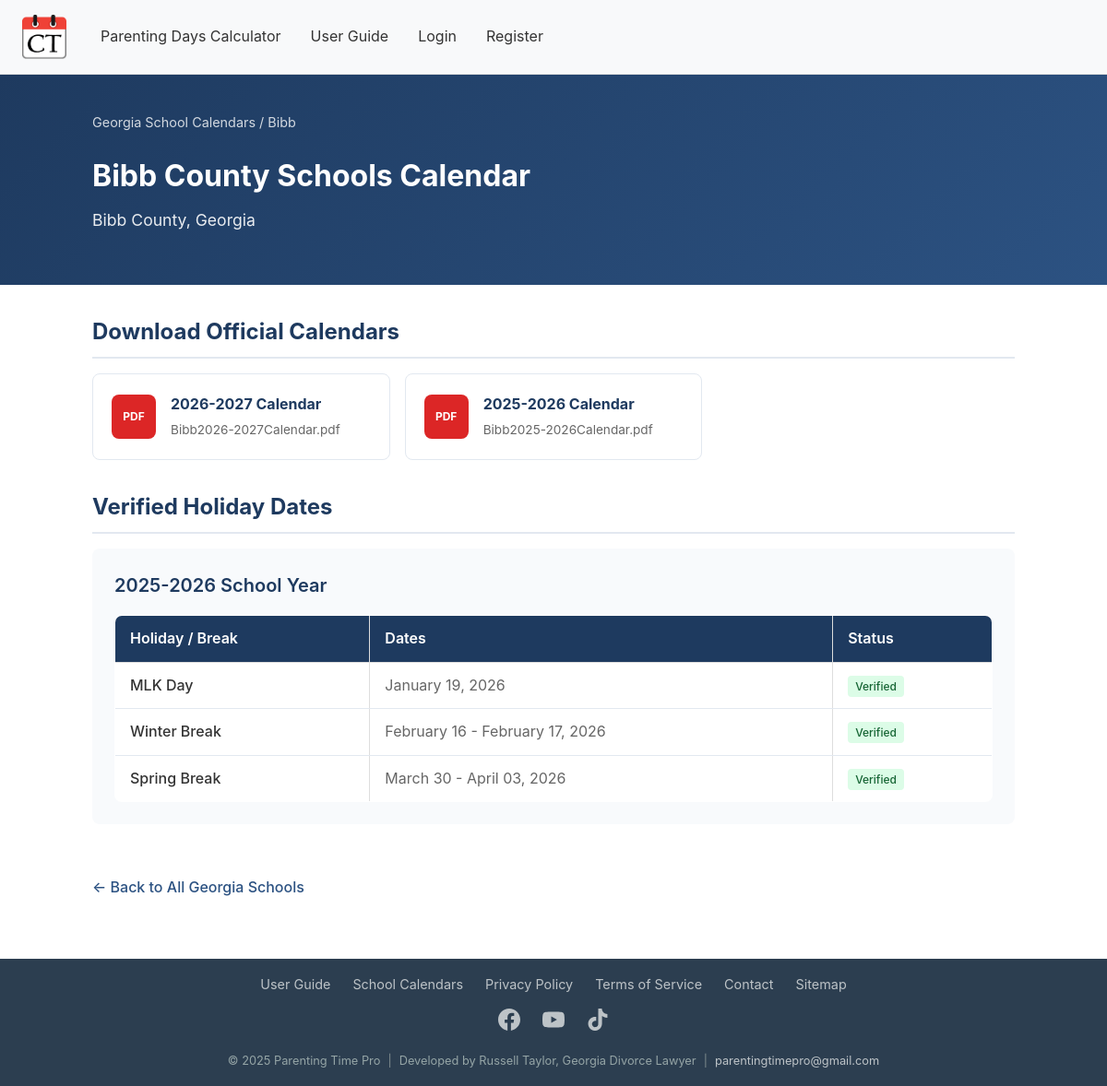
Page /georgia-school-calendars/bibb on the committed database.
### models.py (models this page shows, shortened)
class SchoolEntity(db.Model):
    __tablename__ = 'school_entity'
    id = db.Column(db.Integer, primary_key=True)
    entity_type = db.Column(db.String(20), nullable=False, default='public_district')
    district_name = db.Column(db.String(255), nullable=False)
    normalized_name = db.Column(db.String(255), nullable=False, index=True)
    county = db.Column(db.String(100), nullable=True, index=True)
    nces_id = db.Column(db.String(50), nullable=True)
    is_active = db.Column(db.Boolean, default=True)
    website = db.Column(db.String(500), nullable=True)
    official_website = db.Column(db.String(500), nullable=True)  # Main school district website
    calendar_page_url = db.Column(db.String(500), nullable=True)  # Direct link to calendar page
    slug = db.Column(db.String(100), nullable=True, unique=True, index=True)  # URL-friendly name
    created_at = db.Column(db.DateTime, default=datetime.utcnow)
    updated_at = db.Column(db.DateTime, default=datetime.utcnow, onupdate=datetime.utcnow)
    __table_args__ = (
        db.UniqueConstraint('entity_type', 'normalized_name', 'county', name='uix_entity_type_name_county'),
        db.Index('ix_entity_county_name', 'county', 'normalized_name'),
    )

class CalendarFile(db.Model):
    __tablename__ = 'calendar_file'
    id = db.Column(db.Integer, primary_key=True)
    school_entity_id = db.Column(db.Integer, db.ForeignKey('school_entity.id'), nullable=False)
    school_year = db.Column(db.String(20), nullable=False)  # "2025-2026"
    filename = db.Column(db.String(255), nullable=False)  # Original filename
    file_path = db.Column(db.String(500), nullable=False)  # Relative path in Official_Calendars
    file_type = db.Column(db.String(10), default='pdf')  # pdf, png, jpeg
    file_size = db.Column(db.Integer, nullable=True)  # Size in bytes
    created_at = db.Column(db.DateTime, default=datetime.utcnow)
    school_entity = db.relationship('SchoolEntity', backref=db.backref('calendar_files', lazy='dynamic'))
    __table_args__ = (
        db.Index('ix_file_entity_year', 'school_entity_id', 'school_year'),
    )

class VerifiedHoliday(db.Model):
    __tablename__ = 'verified_holiday'
    id = db.Column(db.Integer, primary_key=True)
    school_entity_id = db.Column(db.Integer, db.ForeignKey('school_entity.id'), nullable=False)
    school_year = db.Column(db.String(20), nullable=False)  # "2025-2026"
    name = db.Column(db.String(100), nullable=False)  # "Labor Day", "Spring Break"
    start_date = db.Column(db.Date, nullable=False)
    end_date = db.Column(db.Date, nullable=False)
    is_verified = db.Column(db.Boolean, default=True)  # True for human-verified, False for AI-detected
    source = db.Column(db.String(20), default='manual')  # 'manual', 'ai_detected', 'imported'
    confidence = db.Column(db.Float, nullable=True)  # AI confidence score (0.0-1.0)
    created_at = db.Column(db.DateTime, default=datetime.utcnow)
    updated_at = db.Column(db.DateTime, default=datetime.utcnow, onupdate=datetime.utcnow)
    school_entity = db.relationship('SchoolEntity', backref=db.backref('holidays', lazy='dynamic'))
    __table_args__ = (
        db.Index('ix_holiday_entity_year', 'school_entity_id', 'school_year'),
    )

### main.py (the view)
@main.route('/georgia-school-calendars/<slug>')
def school_calendar_detail(slug):
    entity = SchoolEntity.query.filter_by(slug=slug, is_active=True).first_or_404()
    holidays_by_year = {}
    holidays = VerifiedHoliday.query.filter_by(school_entity_id=entity.id).order_by(
        VerifiedHoliday.school_year.desc(),
        VerifiedHoliday.start_date
    ).all()
    for holiday in holidays:
        if holiday.school_year not in holidays_by_year:
            holidays_by_year[holiday.school_year] = []
        holidays_by_year[holiday.school_year].append(holiday)
    calendar_files = CalendarFile.query.filter_by(school_entity_id=entity.id).order_by(
        CalendarFile.school_year.desc()
    ).all()
    available_years = sorted(holidays_by_year.keys(), reverse=True)
    return render_template('school_calendar_detail.html',
        entity=entity,
        holidays_by_year=holidays_by_year,
        calendar_files=calendar_files,
        available_years=available_years
    )

### templates/school_calendar_detail.html (shortened to what this page needs)
{% extends "base.html" %}
{% block content %}
<div class="school-hero">
    <div class="school-hero-content">
        <div class="breadcrumb">
            <a href="{{ url_for('main.school_calendars_index') }}">Georgia School Calendars</a> / {{ entity.county or 'Georgia' }}
        </div>
        <h1>{{ entity.district_name }} Calendar</h1>
        {% if entity.county %}
        <div class="school-county">{{ entity.county }} County, Georgia</div>
        {% endif %}
    </div>
</div>
<div class="content-container">
    {% if calendar_files %}
    <h2 class="section-title">Download Official Calendars</h2>
    <div class="downloads-grid">
        {% for file in calendar_files %}
        <a href="{{ url_for('main.download_calendar', file_id=file.id) }}" class="download-card">
            <div class="download-icon {% if file.file_type != 'pdf' %}image{% endif %}">
                {{ file.file_type|upper }}
            </div>
            <div class="download-info">
                <h3>{{ file.school_year }} Calendar</h3>
                <p>{{ file.filename }}</p>
            </div>
        </a>
        {% endfor %}
    </div>
    {% endif %}
    <h2 class="section-title">Verified Holiday Dates</h2>
    {% if holidays_by_year %}
        {% for year, holidays in holidays_by_year.items() %}
        <div class="year-section">
            <div class="year-header">{{ year }} School Year</div>
            <table class="holidays-table">
                <thead>
                    <tr>
                        <th>Holiday / Break</th>
                        <th>Dates</th>
                        <th>Status</th>
                    </tr>
                </thead>
                <tbody>
                    {% for holiday in holidays %}
                    <tr>
                        <td class="holiday-name">{{ holiday.name }}</td>
                        <td class="holiday-dates">
                            {% if holiday.start_date == holiday.end_date %}
                                {{ holiday.start_date.strftime('%B %d, %Y') }}
                            {% else %}
                                {{ holiday.start_date.strftime('%B %d') }} - {{ holiday.end_date.strftime('%B %d, %Y') }}
                            {% endif %}
                        </td>
                        <td>
                            <span class="verified-badge">Verified</span>
                        </td>
                    </tr>
                    {% endfor %}
                </tbody>
            </table>
        </div>
        {% endfor %}
    {% else %}
        <div class="no-data">
            No verified holiday dates available yet. Check back soon or download the official calendar PDF above.
        </div>
    {% endif %}
    <a href="{{ url_for('main.school_calendars_index') }}" class="back-link">
        &larr; Back to All Georgia Schools
    </a>
</div>
{% endblock %}

### static/css/styles.css (style rules this page uses)
body { margin: 0; padding: 0; font-family: -apple-system, BlinkMacSystemFont, 'Segoe UI', Roboto, Oxygen, Ubuntu, Cantarell, sans-serif; background-color: #ffffff; color: #333; line-height: 1.6; }
table { width: 100%; border-collapse: collapse; }
table, th, td { border: 1px solid #ddd; }
th, td { text-align: left; }
th { background-color: #f4f4f4; }

### templates/school_calendar_detail.html (style rules this page uses)
.school-hero { background: linear-gradient(135deg, #1e3a5f 0%, #2c5282 100%); color: white; padding: 2.5rem 2rem; margin-bottom: 2rem; }
.school-hero-content { max-width: 1000px; margin: 0 auto; }
.breadcrumb { font-size: 0.9rem; opacity: 0.8; margin-bottom: 1rem; }
.breadcrumb a { color: white; text-decoration: none; }
.school-hero h1 { font-size: 2rem; margin-bottom: 0.5rem; }
.school-county { font-size: 1.1rem; opacity: 0.9; }
.content-container { max-width: 1000px; margin: 0 auto; padding: 0 1rem 2rem; }
.section-title { font-size: 1.5rem; color: #1e3a5f; margin: 2rem 0 1rem; padding-bottom: 0.5rem; border-bottom: 2px solid #e2e8f0; }
.downloads-grid { display: grid; grid-template-columns: repeat(auto-fill, minmax(280px, 1fr)); gap: 1rem; margin-bottom: 2rem; }
.download-card { background: white; border: 1px solid #e2e8f0; border-radius: 8px; padding: 1.25rem; display: flex; align-items: center; gap: 1rem; transition: all 0.2s ease; text-decoration: none; color: inherit; }
.download-icon { width: 48px; height: 48px; background: #dc2626; border-radius: 8px; display: flex; align-items: center; justify-content: center; color: white; font-weight: bold; font-size: 0.75rem; flex-shrink: 0; }
.download-info h3 { margin: 0 0 0.25rem; font-size: 1rem; color: #1e3a5f; }
.download-info p { margin: 0; font-size: 0.85rem; color: #666; }
.year-section { background: #f8fafc; border-radius: 8px; padding: 1.5rem; margin-bottom: 1.5rem; }
.year-header { font-size: 1.25rem; color: #1e3a5f; margin-bottom: 1rem; font-weight: 600; }
.holidays-table { width: 100%; border-collapse: collapse; background: white; border-radius: 8px; overflow: hidden; }
.holidays-table th { background: #1e3a5f; color: white; padding: 0.75rem 1rem; text-align: left; font-weight: 600; }
.holidays-table td { padding: 0.75rem 1rem; border-bottom: 1px solid #e2e8f0; }
.holidays-table tr:last-child td { border-bottom: none; }
.holiday-name { font-weight: 500; }
.holiday-dates { color: #666; }
.verified-badge { display: inline-flex; align-items: center; gap: 0.25rem; background: #dcfce7; color: #166534; padding: 0.125rem 0.5rem; border-radius: 4px; font-size: 0.75rem; font-weight: 500; }
.back-link { display: inline-flex; align-items: center; gap: 0.5rem; color: #2c5282; text-decoration: none; font-weight: 500; margin-top: 2rem; }

### rows in the picture
SchoolEntity: county "Bibb", district_name "Bibb County Schools"
CalendarFile: file_type "PDF", school_year "2026-2027", filename "Bibb2026-2027Calendar.pdf"
CalendarFile: file_type "PDF", school_year "2025-2026", filename "Bibb2025-2026Calendar.pdf"
VerifiedHoliday: school_year "2025-2026", name "MLK Day", start_date "January 19, 2026"
VerifiedHoliday: name "Winter Break", start_date "February 16", end_date "February 17, 2026"
VerifiedHoliday: name "Spring Break", start_date "March 30", end_date "April 03, 2026"
